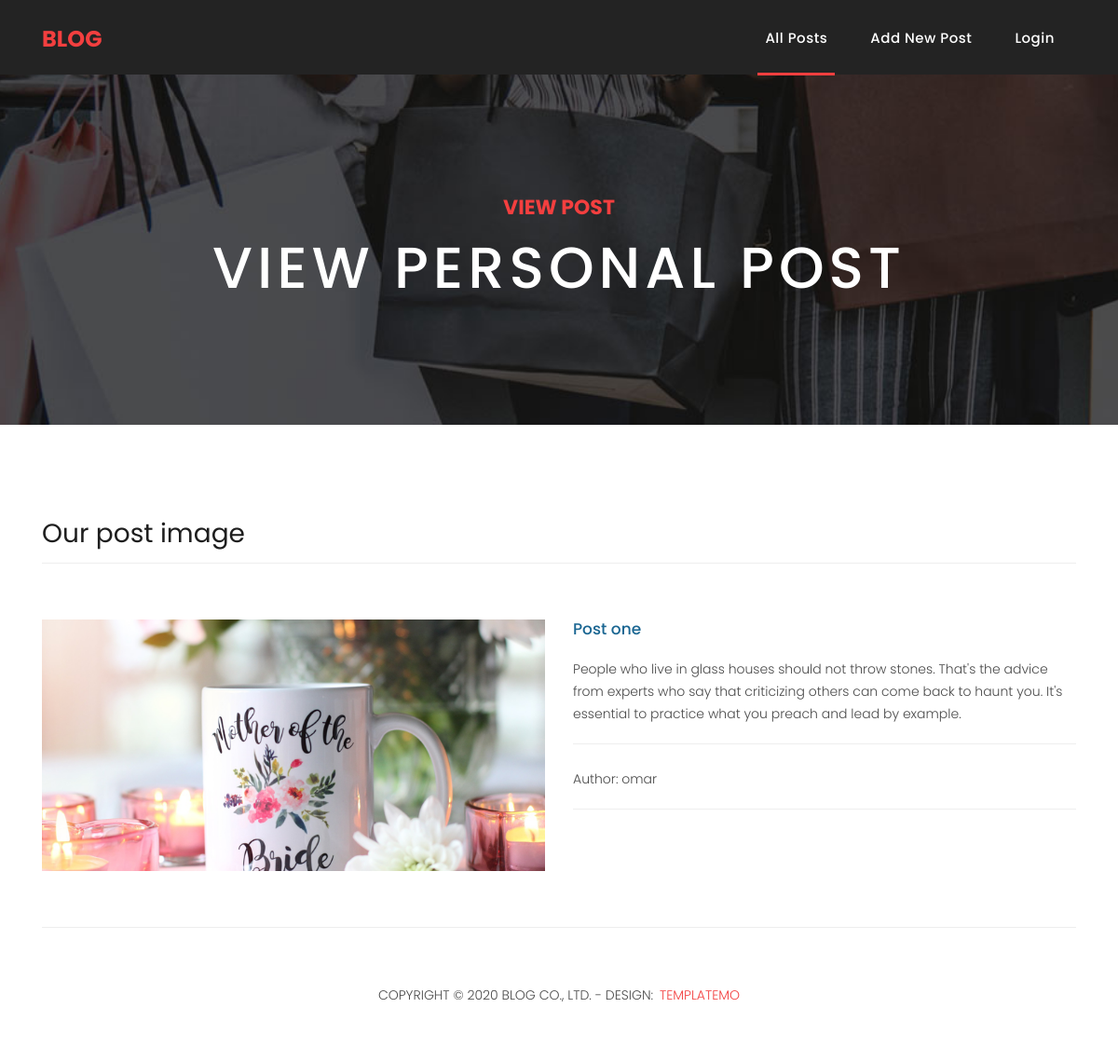
The app's page /viewPost.php?id=15 with its own data.
### tables this page shows
CREATE TABLE `posts` (
  `id` int(10) UNSIGNED NOT NULL,
  `title` varchar(255) NOT NULL,
  `image` varchar(255) DEFAULT NULL,
  `body` text NOT NULL,
  `user_id` int(10) UNSIGNED NOT NULL,
  `created_at` datetime NOT NULL DEFAULT current_timestamp()
);

CREATE TABLE `users` (
  `id` int(10) UNSIGNED NOT NULL,
  `name` varchar(255) NOT NULL,
  `email` varchar(255) NOT NULL,
  `password` varchar(64) NOT NULL,
  `phone` varchar(15) DEFAULT NULL,
  `created_at` datetime NOT NULL DEFAULT current_timestamp()
);

### viewPost.php (the view, shortened to what this page needs)
<?php require_once 'inc/header.php' ?>
    <div class="page-heading products-heading header-text">
      <div class="container">
        <div class="row">
          <div class="col-md-12">
            <div class="text-content">
              <h4>View Post</h4>
              <h2>View personal post</h2>
            </div>
          </div>
        </div>
      </div>
    </div>
    <?php
    if (isset($_GET['id'])) {
      $id = $_GET['id'];
      $query = "SELECT users.name , posts.* from users join posts on users.id = posts.user_id where posts.id = $id";
      $result = mysqli_query($con , $query);
      if (mysqli_num_rows($result) == 1) {
        $row = mysqli_fetch_assoc($result);
      }else{
        header("location:index.php");
      }
    }else{
      header("location:index.php");
    }
    ?>
    <div class="best-features about-features">
      <div class="container">
        <div class="row">
          <div class="col-md-12">
            <div class="section-heading">
              <h2>Our post image</h2>
            </div>
          </div>
          <div class="col-md-6">
            <div class="right-image">
              <img src="upload/<?php echo $row['image'] ?>" alt="">
            </div>
          </div>
          <div class="col-md-6">
            <div class="left-content">
              <h4><?php echo $row['title'] ?></h4>
              <p><?php echo $row['body'] ?></p>
              <p>Author: <?php echo $row['name'] ?></p>
            </div>
          </div>
        </div>
      </div>
</div>
    <?php require_once 'inc/footer.php' ?>

### assets/css/templatemo-sixteen.css (style rules this page uses)
body { font-family: 'Poppins', sans-serif; overflow-x: hidden; text-rendering: optimizeLegibility; -webkit-font-smoothing: antialiased; -moz-osx-font-smoothing: grayscale; }
p { margin-bottom: 0px; font-size: 14px; font-weight: 300; color: #4a4a4a; line-height: 24px; }
h1,h2,h3,h4,h5,h6 { margin: 0px; }
.section-heading { text-align: left; margin-bottom: 60px; border-bottom: 1px solid #eee; }
.section-heading h2 { font-size: 28px; font-weight: 400; color: #1e1e1e; margin-bottom: 15px; }
.products-heading { background-image: url(../images/products-heading.jpg); }
.page-heading { padding: 210px 0px 130px 0px; text-align: center; background-position: center center; background-repeat: no-repeat; background-size: cover; }
.page-heading .text-content h4 { color: #f33f3f; font-size: 22px; text-transform: uppercase; font-weight: 700; margin-bottom: 15px; }
.page-heading .text-content h2 { color: #fff; font-size: 62px; text-transform: uppercase; letter-spacing: 5px; }
.about-features { margin-top: 100px!important; }
.about-features p { border-bottom: 1px solid #eee; padding-bottom: 20px; }
.about-features .container .row { padding-bottom: 0px!important; border-bottom: none!important; }
.best-features { margin-top: 50px; }
.best-features .container .row { border-bottom: 1px solid #eee; padding-bottom: 60px; }
.best-features img { width: 100%; overflow: hidden; }
.best-features h4 { font-size: 17px; color: #1a6692; margin-bottom: 20px; }
.best-features p { margin-bottom: 25px; }

### records on screen
posts: image (picture), title "Post one", body "People who live in glass houses should not throw stones. That's the advice from experts who say that criticizing others can come back to haunt you. It's essential to practice what you preach and lead by example.", user.name "omar"
